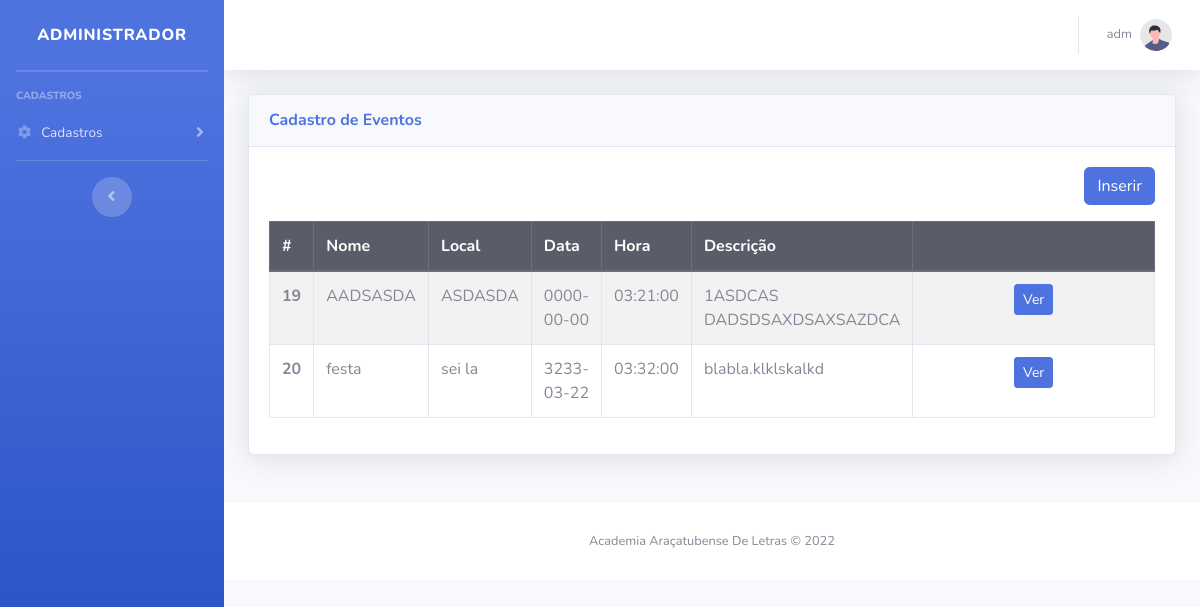
Before: /modulos/eventos/eventos.php (signed in) with the older database file.
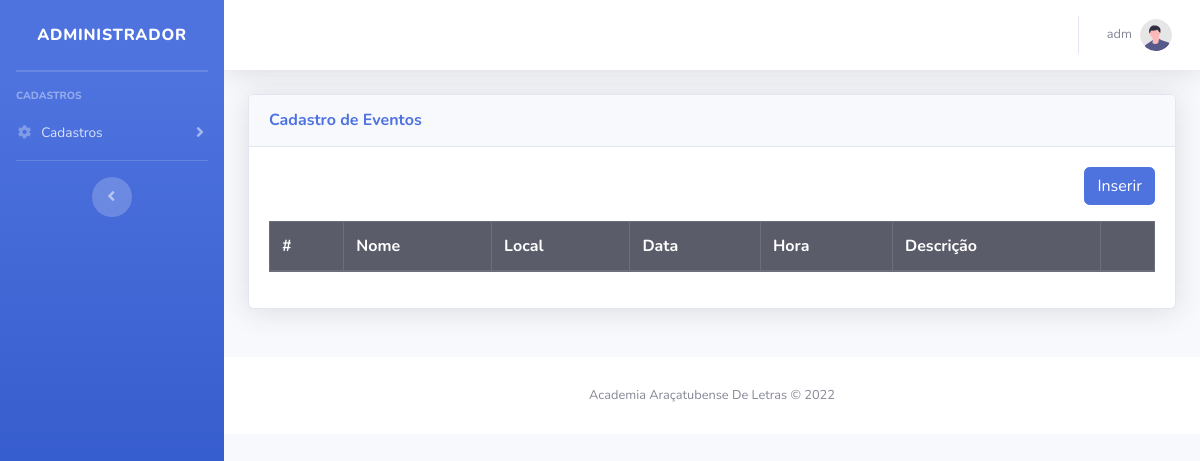
After: the same page with the newer database file.
### tables this page shows
CREATE TABLE `eventos` (
  `idEve` int(11) NOT NULL,
  `nomeEve` varchar(150) NOT NULL,
  `localEve` varchar(250) NOT NULL,
  `dataEve` date NOT NULL,
  `horaEve` time NOT NULL,
  `descricaoEve` varchar(300) NOT NULL,
  `imagemEve` varchar(200) NOT NULL
);

### modulos/eventos/eventos.php (the view, shortened to what this page needs)
<!DOCTYPE html>
<html lang="pt-br">
<?php include_once path('template/head.php'); ?>
<body id="page-top">
    <div id="wrapper">
        <?php include_once path('template/sidebar.php'); ?>
        <div id="content-wrapper" class="d-flex flex-column">
            <div id="content">
                <?php include_once path('template/navbar.php'); ?>
                <div class="container-fluid">
                    <div class="row">
                        <div class="col-12 mb-4">
                            <div class="card shadow mb-4">
                                <div class="card-header py-3">
                                    <h6 class="m-0 font-weight-bold text-primary">Cadastro de Eventos</h6>
                                </div>
                                <div class="card-body">
                                    <div class="text-right mb-3">
                                        <a class="btn btn-primary" href="inserir.php">Inserir</a>
                                    </div>
                                    <table class="table table-bordered table-striped">
                                        <thead>
                                            <tr class="thead-dark">
                                                <th>#</th>
                                                <th>Nome</th>
                                                <th>Local</th>
                                                <th>Data</th>
                                                <th>Hora</th>
                                                <th>Descrição</th>
                                                <th></th>
                                            </tr>
                                        </thead>
                                        <tbody>
                                            <?php
                                            $pdo = Banco::conectar();
                                            $sql = 'SELECT * FROM  eventos';
                                            foreach ($pdo->query($sql) as $row) { ?>
                                                <tr>
                                                    <th scope="row"><?= $row['idEve'] ?></th>
                                                    <td><?= $row['nomeEve'] ?></td>
                                                    <td><?= $row['localEve'] ?></td>
                                                    <td><?= $row['dataEve'] ?></td>
                                                    <td ><?= $row['horaEve'] ?></td>
                                                    <td ><?= $row['descricaoEve'] ?></td>
                                                    <td width='250' class="text-center">
                                                        <a class="btn btn-sm btn-primary " href="visualizar.php?idEve=<?= $row['idEve'] ?>">Ver</a>
                                                    </td>
                                                </tr>
                                            <?php }
                                            ?>
                                        </tbody>
                                    </table>
                                </div>
                            </div>
                        </div>
                    </div>
                </div>
                <footer class="sticky-footer bg-white">
                    <div class="container my-auto">
                        <div class="copyright text-center my-auto">
                            <span>Academia Araçatubense De Letras &copy; 2022</span>
                        </div>
                    </div>
                </footer>
            </div>
        </div>
</body>
</html>

Changed rows visible on the page:
removed eventos: idEve "19", nomeEve "AADSASDA", localEve "ASDASDA", dataEve "0000-00-00", horaEve "03:21:00", descricaoEve "1ASDCAS DADSDSAXDSAXSAZDCA"
removed eventos: idEve "20", nomeEve "festa", localEve "sei la", dataEve "3233-03-22", horaEve "03:32:00", descricaoEve "blabla.klklskalkd"
